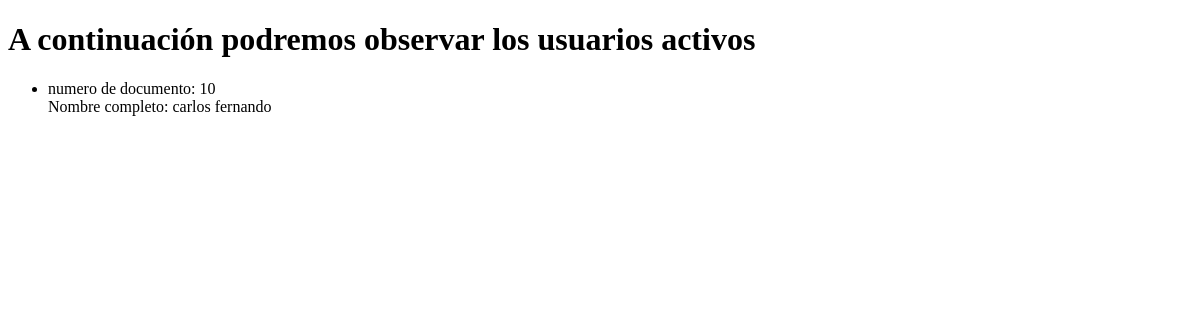
The app's page /cliente/leer_usuarios, older data.
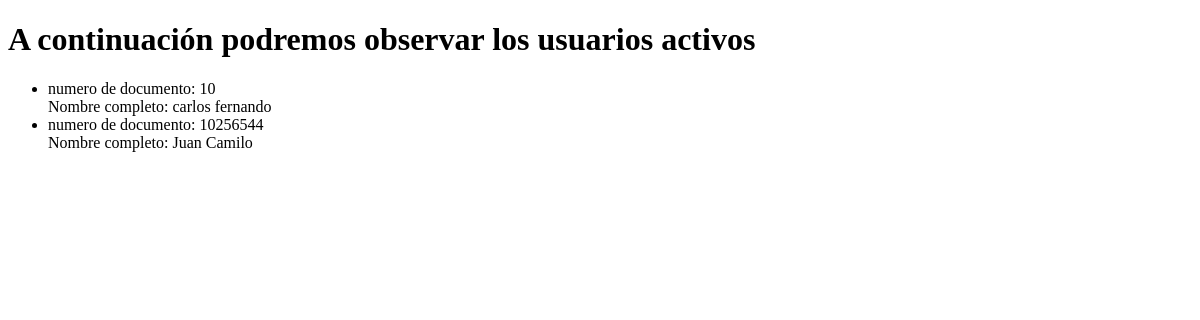
The same page, newer data.
### cliente/models.py (models this page shows)
class Client(models.Model):
    number_document = models.IntegerField()
    first_name =  models.CharField(max_length=15)
    last_name = models.CharField(max_length=15)
    email =  models.CharField(max_length=50)
    passwoord = models.CharField(max_length=10)

### cliente/views.py (the view)
# urls.py: path("leer_usuarios", views.leer_usuarios, name = "leer_usuarios" ),
def leer_usuarios(request):
    clientes_activos = m.Client.objects.all()
    return render(request, "cliente/leer_usuarios.html", {"clientes": clientes_activos})

### cliente/templates/cliente/leer_usuarios.html (shortened to what this page needs)
<!DOCTYPE html>
<html lang="en">
<head>
</head>
<body>
    <h1>A continuación podremos observar los usuarios activos </h1>
    <ul>
        {% for c in clientes%}
        <li>
            numero de documento: {{c.number_document}}
            <br> Nombre completo: {{c.first_name}} {{c.last_name}}
        </li>
        {% endfor %}
    </ul>
</body>
</html>

Row changes from the older to the newer data that the page shows:
added Client: number_document "10256544", first_name "Juan", last_name "Camilo"
